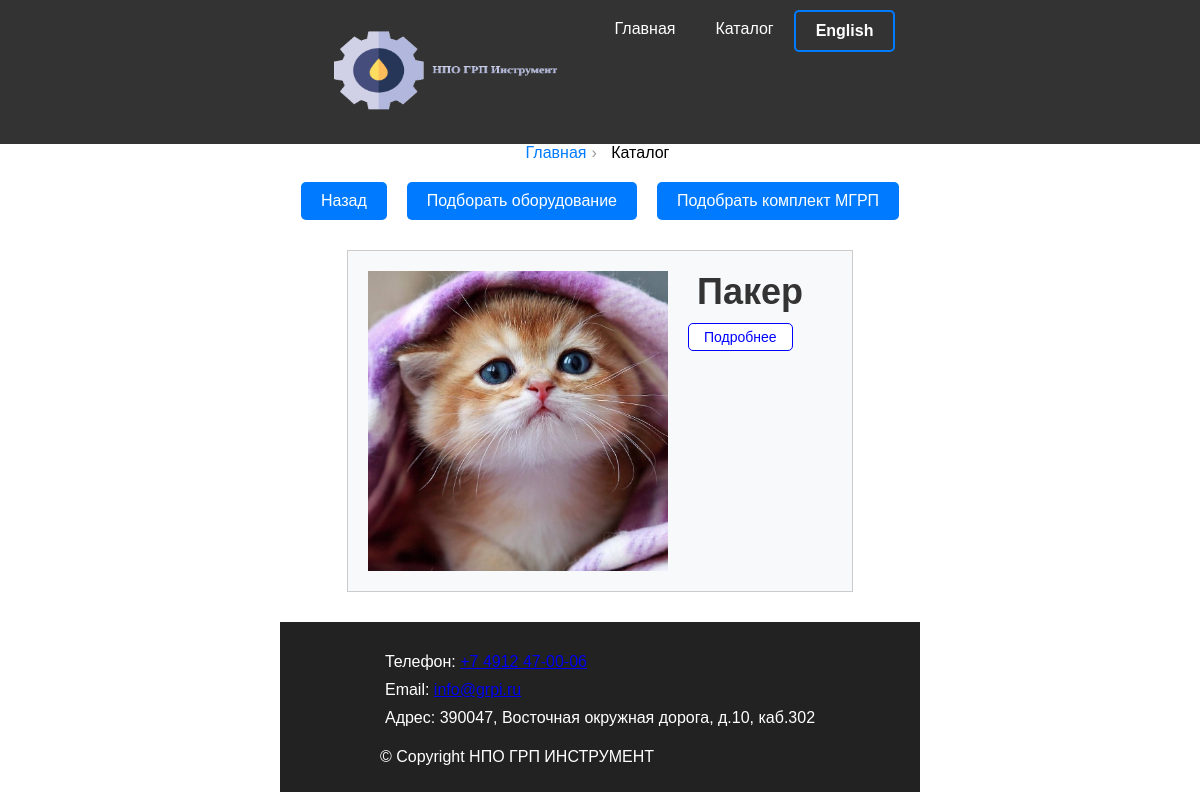
/ru/catalog/, run on the app's committed database.
### core/models.py (models this page shows, shortened)
class MenuItem(MPTTModel):
    name = models.CharField(max_length=100,
                            unique=True,
                            )
    name_en = models.CharField(max_length=100,
                               blank=True,
                               null=True,
                               )
    url = models.CharField('Ссылка', max_length=255)
    position = models.PositiveIntegerField('Позиция', default=1)
    parent = TreeForeignKey('self', on_delete=models.CASCADE, null=True, blank=True, related_name='children')
    class MPTTMeta:
        order_insertion_by = ['position']
    class Meta:
        verbose_name = 'Пункт меню'
        verbose_name_plural = 'Пункты меню'

### website/models.py (models this page shows, shortened)
class Type(models.Model):
    name = models.CharField(max_length=300,
                            verbose_name='Тип оборудования',
                            )
    name_en = models.CharField(max_length=300,
                            verbose_name='Type',
                            blank=True,
                            null=True
                            )
    slug = models.SlugField(max_length=300,
                            unique=True,
                            db_index=True,
                            verbose_name='URL',
                            )
    image = models.ImageField(verbose_name='Изображение',
                              upload_to='media/img/type/',
                              help_text='Добавьте файл c изображением',
                              )
    inmgrp = models.BooleanField(default=False,
                                 verbose_name='Оборудование входит в комплект',
                                 )
    incalc = models.BooleanField(default=False,
                                 verbose_name='Включить в калькулятор',
                                 )
    public = models.BooleanField(default=False,
                                 verbose_name='Опубликовано',
                                 )
    seo_description = models.CharField(max_length=160,
                                       verbose_name='Описание для поисковиков, <160 символов',
                                       )
    seo_keywords = models.CharField(max_length=300,
                                    verbose_name='ключевые слова через запятую <10',
                                    )
    created = models.DateField(auto_now_add=True,
                               verbose_name="Создано",)
    updated = models.DateField(auto_now=True,
                               verbose_name="Обновлено",)
    class Meta:
        verbose_name = 'Тип оборудования'
        verbose_name_plural = 'Типы оборудования'

### website/views.py (the view)
# urls.py: path('catalog/', views.catalog, name ='catalog'),
def catalog(request):
    page_obj = Type.objects.filter(public__in=[True])
    if get_language() == 'en':
        for odj in page_obj:
            odj.display_name = odj.name_en
    else:
        for odj in page_obj:
            odj.display_name = odj.name
    context = {
        'page_obj': page_obj,
    }
    return render(request, 'website/catalog.html', context)

### core/templatetags/common_tags.py (called while the page is built)
@register.inclusion_tag('includes/menu.html', takes_context=True)
def show_menu(context):
    menu_items = MenuItem.objects.filter(level=1)
    for item in menu_items:
        if get_language() == 'en':
            item.display_name = item.name_en
        else:
            item.display_name = item.name
    return {
        'menu_items': menu_items,
    }

### templates/website/catalog.html (shortened to what this page needs)
{% extends 'base.html' %}
{% load thumbnail %}
{% load i18n %}
{% block content %}
<nav>
  <ul class="breadcrumbs">
    <li><a href="{% url 'website:index' %}">Главная</a></li>
    <li>Каталог</li>
  </ul>
</nav>
<div class="button-container">
<a href="javascript:history.back()" class="btn">Назад</a>
<a href="{% url 'calculator:product_search' %}" class="btn">Подборать оборудование</a>
<a href="{% url 'calculator:mgrp' %}" class="btn">Подобрать комплект МГРП</a>
</div>
<section class="catalog-container">
    {% for page in page_obj %}
    <section class="catalog-section">
      <div class="catalog-image">
        <img src="{{page.image.url}}" alt={{ page.name }}>
   		</div>
   		 <div class="catalog-info">
            <h2>{{ page.display_name }}</h2>
            <a href="{% url 'website:type_product' type_slug=page.slug %}" class="details-button">Подробнее</a>
        </div>
</section>
{% endfor %}
{% endblock %}

### templates/includes/menu.html (shortened to what this page needs)
{% load static %}
{% load i18n %}
<nav>
    <ul class="menu">
        <li>
          <a class="navbar-brand" href="{% url 'website:index' %}">
            <img src={% static 'img/logo.png' %} width="250" height="100" alt="logo">
          </a>
                {% for menu_item in menu_items %}
                    {% if menu_item.get_children %}
                        <li class="submenu">
                            <a href="{{ menu_item.url }}">{{ menu_item.display_name }}</a>
                            <ul>
                                {% for m_item in menu_item.get_children %}
                                    <li><a href="{{ m_item.url }}">{{ m_item.display_name }}</a></li>
                                {% endfor %}
                            </ul>
                        </li>
                    {% else %}
                        <li>
                            <a href="{{ menu_item.url }}">{{ menu_item.display_name }}</a>
                        </li>
                    {% endif %}
                {% endfor %}
                {% get_current_language as CURRENT_LANGUAGE %}
                {% if CURRENT_LANGUAGE == "ru" %}
                <form method="post" action="{% url 'set_language' %}">
                  <button type="submit" class="language-switch-button">English</button>
                </form>
              {% elif CURRENT_LANGUAGE == "en" %}
                <form method="post" action="{% url 'set_language' %}">
                  {% csrf_token %}
                  <input type="hidden" name="language" value="ru" />
                  <button type="submit" class="language-switch-button">Русский</button>
                </form>
              {% endif %}
        </ul>
</nav>

### static/css/styles.css (style rules this page uses)
body, html { margin: 0; padding: 0; font-family: Arial, sans-serif; }
nav { flex-grow: 1; text-align: center; }
.menu { list-style: none; padding: 0; margin: 0; display: inline-flex; }
.menu > li { padding: 10px 20px; text-align: center; }
.menu a { color: #fff; text-decoration: none; }
.btn { background: #007BFF; color: #fff; padding: 10px 20px; text-decoration: none; border-radius: 5px; display: inline-block; margin: 0 10px; }
h2 { flex: 1 0 25%; color: red; font-size: 36px; margin: 0; padding-right: 20px; }
.details-button { display: inline-block; padding: 5px 15px; margin-top: 10px; background-color: white; color: green; border: 1px solid green; border-radius: 5px; text-decoration: none; font-size: 14px; cursor: pointer; transition: background-color 0.3s, color 0.3s; }
.catalog-container { display: flex; flex-wrap: wrap; justify-content: center; gap: 20px; padding: 20px; }
.catalog-section { flex: 0 0 40%; display: flex; align-items: flex-start; background-color: #f8f9fa; text-align: left; padding: 20px; margin: 10px; border: 1px solid #ccc; }
.catalog-image { flex: 0 0 300px; height: 300px; overflow: hidden; }
.catalog-image img { width: 100%; height: 100%; object-fit: cover; }
.catalog-info { flex-grow: 1; padding-left: 20px; }
.catalog-section h2 { margin-top: 0; color: #333; }
.details-button { display: inline-block; padding: 5px 15px; margin-top: 10px; background-color: white; color: blue; border: 1px solid blue; border-radius: 5px; text-decoration: none; font-size: 14px; cursor: pointer; transition: background-color 0.3s, color 0.3s; }
h2 { text-align: center; }
button { background-color: #007bff; color: #fff; border: none; padding: 10px 20px; font-size: 16px; border-radius: 4px; cursor: pointer; }
.breadcrumbs { list-style: none; padding: 0; margin: 0; }
.breadcrumbs li { display: inline; margin-right: 5px; }
.breadcrumbs li:not(:last-child):after { content: "›"; margin-left: 5px; margin-right: 5px; color: #999; }
.breadcrumbs li a { text-decoration: none; color: #007bff; }
.button-container { display: flex; justify-content: center; margin-top: 20px; }
.language-switch-button { background-color: transparent; border: 2px solid #007bff; color: #fff; font-weight: bold; padding: 10px 20px; border-radius: 5px; cursor: pointer; transition: background-color 0.3s, color 0.3s, border-color 0.3s; }

### data on the page
MenuItem: display_name "Главная"
MenuItem: display_name "Каталог"
Type: image (picture), display_name "Пакер"
